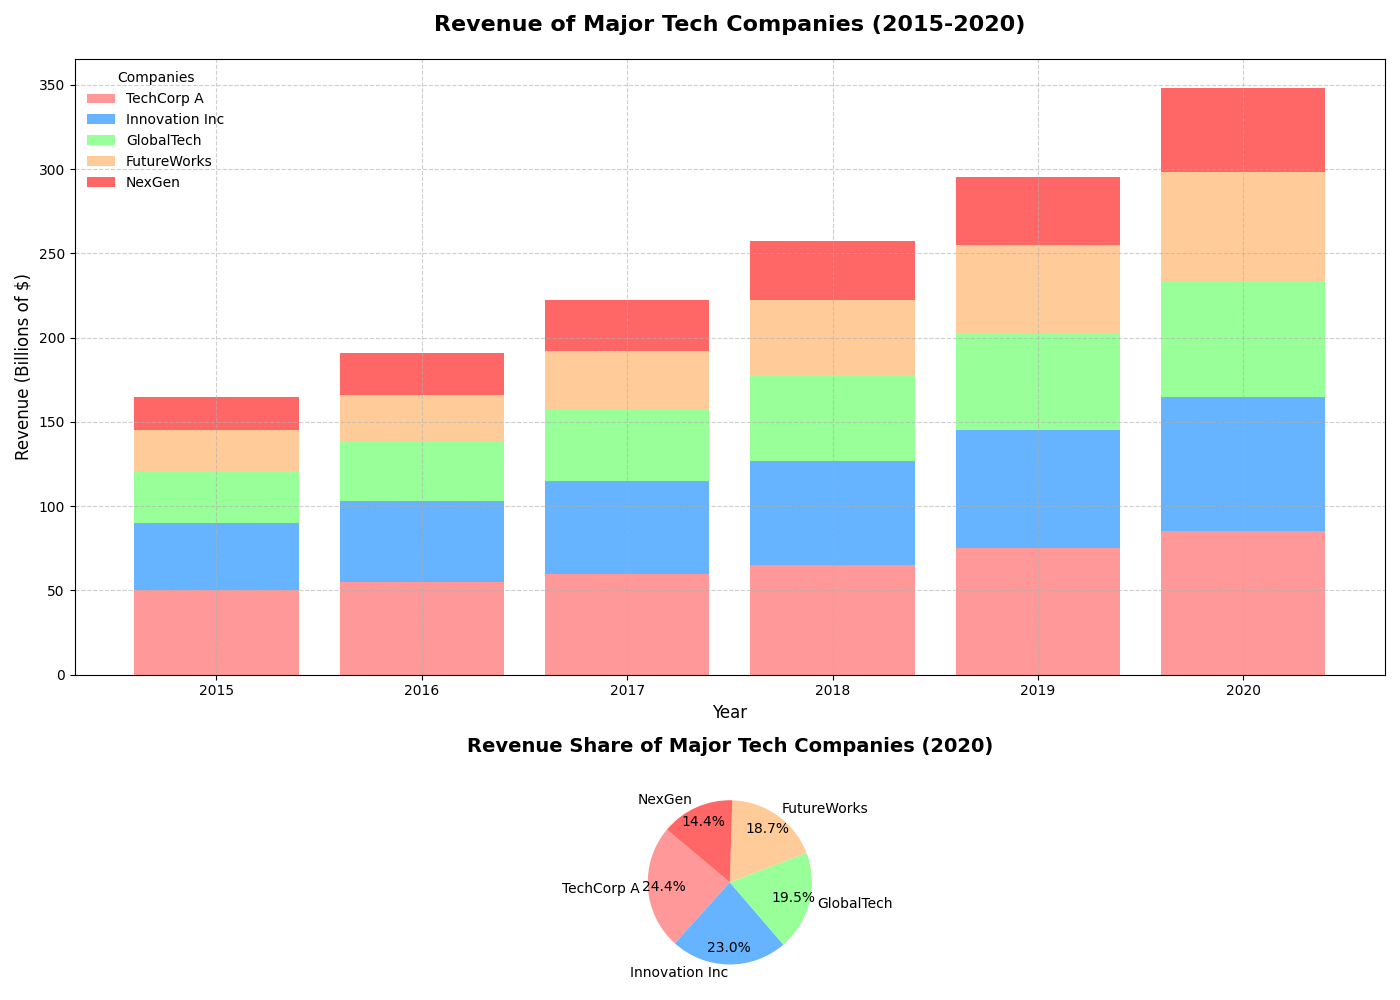

Here is the Python script that generated this plot:
import matplotlib.pyplot as plt
import numpy as np

# Define a backstory for the chart
# The chart represents the annual revenue in billions of dollars of five major tech companies from 2015 to 2020.

# Years to display on the x-axis
years = np.arange(2015, 2021)

# Revenue data in billions of dollars for each company
company_names = ['TechCorp A', 'Innovation Inc', 'GlobalTech', 'FutureWorks', 'NexGen']
techcorp_a_revenue = np.array([50, 55, 60, 65, 75, 85])
innovation_inc_revenue = np.array([40, 48, 55, 62, 70, 80])
globaltech_revenue = np.array([30, 35, 42, 50, 58, 68])
futureworks_revenue = np.array([25, 28, 35, 45, 52, 65])
nexgen_revenue = np.array([20, 25, 30, 35, 40, 50])

# Combine all revenue data
revenues = np.array([techcorp_a_revenue, innovation_inc_revenue, globaltech_revenue, futureworks_revenue, nexgen_revenue])

# Create a figure and a set of subplots
fig, (ax1, ax2) = plt.subplots(2, 1, figsize=(14, 10), gridspec_kw={'height_ratios': [3, 1]})

# Colors for the bar chart
colors = ['#FF9999', '#66B3FF', '#99FF99', '#FFCC99', '#FF6666']

# Plot the stacked bar chart
for i in range(len(company_names)):
    if i == 0:
        ax1.bar(years, revenues[i], color=colors[i], label=company_names[i])
    else:
        bottom = np.sum(revenues[:i], axis=0)
        ax1.bar(years, revenues[i], color=colors[i], bottom=bottom, label=company_names[i])

# Customize the plot
ax1.set_title('Revenue of Major Tech Companies (2015-2020)', fontsize=16, fontweight='bold', pad=20)
ax1.set_xlabel('Year', fontsize=12)
ax1.set_ylabel('Revenue (Billions of $)', fontsize=12)
ax1.set_xticks(years)
ax1.set_xticklabels(years)
ax1.legend(title="Companies", loc='upper left', fontsize=10, frameon=False)
ax1.grid(True, which='major', linestyle='--', alpha=0.6)

# Plot the percentage share of each company's revenue in a pie chart for 2020
revenue_2020 = revenues[:, -1]  # Extract 2020 data
ax2.pie(revenue_2020, labels=company_names, autopct='%1.1f%%', colors=colors, startangle=140, pctdistance=0.8)
ax2.set_title('Revenue Share of Major Tech Companies (2020)', fontsize=14, fontweight='bold', pad=20)

# Automatically adjust layout to prevent text overlap
plt.tight_layout()

# Display the chart
plt.show()
